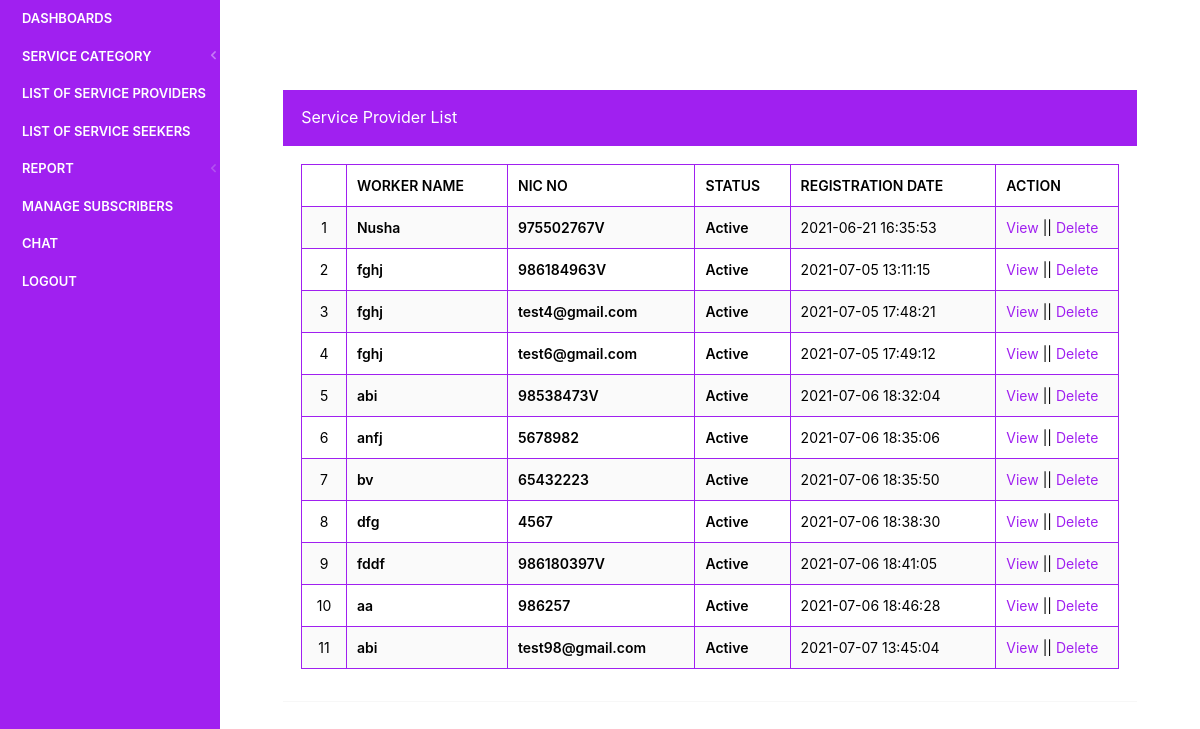
The app's page /findus/admin/employer-list.php (signed in) with its own data.
### tables this page shows
CREATE TABLE `tblemployers` (
  `id` int(11) NOT NULL,
  `Name` varchar(150) DEFAULT NULL,
  `NIC` varchar(250) DEFAULT NULL,
  `Email` varchar(250) DEFAULT NULL,
  `EmpPassword` varchar(250) DEFAULT NULL,
  `reset_pass` varchar(150) DEFAULT NULL,
  `Image` varchar(200) DEFAULT NULL,
  `RegDtae` timestamp NULL DEFAULT current_timestamp(),
  `LastUpdationDate` timestamp NOT NULL DEFAULT current_timestamp() ON UPDATE current_timestamp(),
  `Is_Active` int(1) DEFAULT NULL
);

### findus/admin/employer-list.php (the view, shortened to what this page needs)
<?php
include('includes/dbconnection.php');
if (strlen($_SESSION['jpaid']==0)) {
  header('location:logout.php');
  } else{
  ?>
<!doctype html>
<html lang="en" class="no-focus">
    <head>
        <link rel="stylesheet" href="assets/js/plugins/datatables/dataTables.bootstrap4.min.css">
        <link rel="stylesheet" id="css-main" href="assets/css/codebase.min.css">
    </head>
    <body>
        <div id="page-container" class="sidebar-o sidebar-inverse side-scroll page-header-fixed main-content-narrow">
           <?php include_once('includes/sidebar.php');?>
            <main id="main-container">
                <div class="content">
                    <div class="block">
                        <div class="block-header bg-gd-emerald">
                                    <h1 class="block-title" style="color:#fff">Service Provider List</h1>
                                </div>
                        <div class="block-content block-content-full">
                            <table class="table table-bordered table-striped table-vcenter">
                                <thead>
                                    <tr>
                                        <th class="text-center" style="color:#000;"></th>
                                        <th style="color:#000;">Worker Name</th>
                                       <th style="color:#000;">Nic No</th>
                                        <th style="color:#000;">Status</th>
                                        <th class="d-none d-sm-table-cell" style="color:#000;">Registration Date</th>
                                        <th class="d-none d-sm-table-cell" style="width: 15%;color:#000;">Action</th>
                                       </tr>
                                </thead>
                                <tbody>
                                    <?php
$sql="SELECT * from tblemployers";
$query = $dbh -> prepare($sql);
$query->execute();
$results=$query->fetchAll(PDO::FETCH_OBJ);
$cnt=1;
if($query->rowCount() > 0)
{
foreach($results as $row)
{               ?>
                                    <tr>
                                        <td class="text-center" style="color:#000;"><?php echo htmlentities($cnt);?></td>
                                        <td class="font-w600" style="color:#000;"><?php  echo htmlentities($row->Name);?></td>
                                        <td class="font-w600" style="color:#000;"><?php  echo htmlentities($row->NIC);?></td>
                                        <?php if($row->Is_Active=='1'){ ?>
                                        <td class="font-w600" style="color:#000;"><?php echo "Active"; ?></td>
                                        <?php } else { ?>
                                            <td class="font-w600" style="color:#000;"><?php echo "Inactive"; ?></td><?php } ?>
                                        <td class="d-none d-sm-table-cell" style="color:#000;"><?php  echo htmlentities($row->RegDtae);?></td>
                                         <td class="d-none d-sm-table-cell" style="color:#000;"><a href="view-employer-details.php?viewid=<?php echo htmlentities ($row->id);?>">View</a> || <a href="employer-list.php?delid=<?php echo htmlentities ($row->id);?>" onclick="return confirm('Do you really want to Delete ?');" aria-hidden="true">Delete</a></td>
                                    </tr>
                                    <?php $cnt=$cnt+1;}} ?>
                                </tbody>
                            </table>
                        </div>
                    </div>
                </div>
            </main>
        </div>
    </body>
</html>
<?php }  ?>

### records on screen
tblemployers: Name "Nusha", NIC "975502767V", Is_Active "Active", RegDtae "2021-06-21 16:35:53"
tblemployers: Name "fghj", NIC "986184963V", Is_Active "Active", RegDtae "2021-07-05 13:11:15"
tblemployers: Name "fghj", NIC "test4@gmail.com", Is_Active "Active", RegDtae "2021-07-05 17:48:21"
tblemployers: Name "fghj", NIC "test6@gmail.com", Is_Active "Active", RegDtae "2021-07-05 17:49:12"
tblemployers: Name "abi", NIC "98538473V", Is_Active "Active", RegDtae "2021-07-06 18:32:04"
tblemployers: Name "anfj", NIC "5678982", Is_Active "Active", RegDtae "2021-07-06 18:35:06"
tblemployers: Name "bv", NIC "65432223", Is_Active "Active", RegDtae "2021-07-06 18:35:50"
tblemployers: Name "dfg", NIC "4567", Is_Active "Active", RegDtae "2021-07-06 18:38:30"
tblemployers: Name "fddf", NIC "986180397V", Is_Active "Active", RegDtae "2021-07-06 18:41:05"
tblemployers: Name "aa", NIC "986257", Is_Active "Active", RegDtae "2021-07-06 18:46:28"
tblemployers: Name "abi", NIC "test98@gmail.com", Is_Active "Active", RegDtae "2021-07-07 13:45:04"
